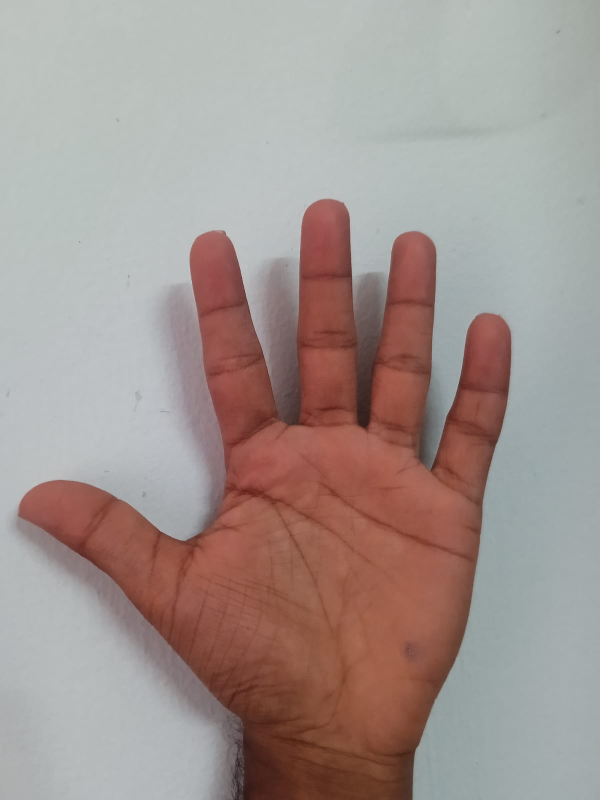
#> input picture WhatsApp Image 2025-02-28 at 13.55.44_c6a75319.jpg, 1200 x 1600 px, found by its file name (shown at 1/2 size)
$ jupyter execute 'NoteBook 1.ipynb'
#> lines starting #> are read from the running program, lines starting #| are printed output that depends on the picture; after the words box and inside, x2 and y2 are one past the last pixel; in counts of white or black regions, pixels touching at a corner belong together
[cell 1]
import cv2

[cell 2]
img = cv2.imread(r"C:\Users\scsai\Downloads\WhatsApp Image 2025-02-28 at 13.55.44_c6a75319.jpg")
#> img is the input picture: shape (1600, 1200, 3); mean B, G, R 144.2, 148.5, 162.4

[cell 3]
cv2.imshow('Palm',img)
cv2.waitKey(0)
cv2.destroyAllWindows()

[cell 4]
img.shape
#> Out = (1600, 1200, 3)

[cell 5]
resized_image = cv2.resize(img,(300,500))
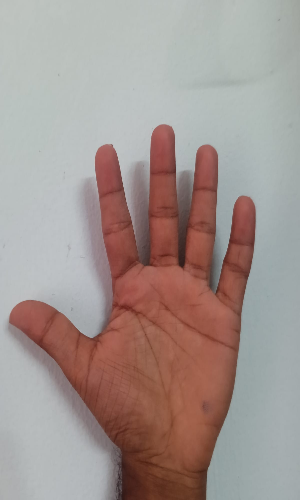
#> resized_image: shape (500, 300, 3); mean B, G, R 144.2, 148.5, 162.4
cv2.imshow("Palm_new",resized_image)
cv2.waitKey(0)
cv2.destroyAllWindows()

[cell 6]
cropped_image = resized_image[0:300,100:400]
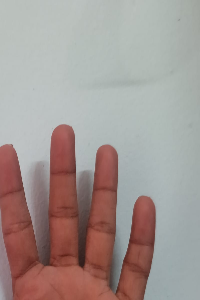
#> cropped_image: shape (300, 200, 3); mean B, G, R 146.5, 150.2, 162.5
cv2.imshow('Cropped_image',cropped_image)
cv2.waitKey(0)
cv2.destroyAllWindows()

[cell 7]
(h,w) = resized_image.shape[:2]
#> h = 500; w = 300
center = (h/2,w/2)
#> center = (250, 150)
matrix = cv2.getRotationMatrix2D(center,45,1)
rotated_matrix = cv2.warpAffine(resized_image,matrix,(500,500))
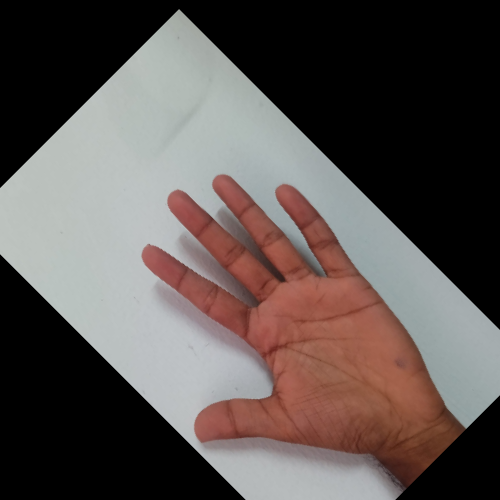
#> rotated_matrix: shape (500, 500, 3); mean B, G, R 80.8, 83.4, 91.9

cv2.imshow("Rotated Img",rotated_matrix)
cv2.waitKey(0)
cv2.destroyAllWindows()

[cell 8]
hsl_img = cv2.cvtColor(resized_image,cv2.COLOR_BGR2HLS)
#> hsl_img: shape (500, 300, 3); mean of channels 0, 1, 2 64.8, 153.9, 36.7
cv2.imshow('HSL',hsl_img)
cv2.waitKey(0)
cv2.destroyAllWindows()

[cell 9]
import numpy as np
lower_bound = np.array([0,30,60])
upper_bound = np.array([20,150,255])
mask = cv2.inRange(hsl_img,lower_bound,upper_bound)
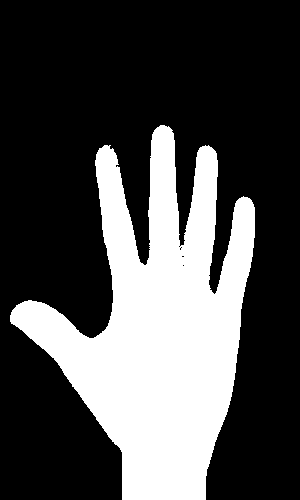
#> mask: shape (500, 300); 29.5% white; 1 white region, box (x1, y1, x2, y2) and area: (10, 125, 255, 500) 44256
cv2.imshow('MaSK',mask)
cv2.waitKey(0)
cv2.destroyAllWindows()

[cell 10]
filtered_img = cv2.bitwise_and(resized_image, resized_image, mask=mask)
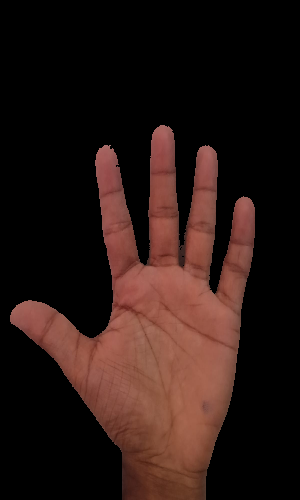
#> filtered_img: shape (500, 300, 3); mean B, G, R 19.5, 23.5, 40.9
cv2.imshow("Filtered Image", filtered_img)
cv2.waitKey(0)
cv2.destroyAllWindows()

[cell 11]
gray_img = cv2.cvtColor(filtered_img, cv2.COLOR_BGR2GRAY)
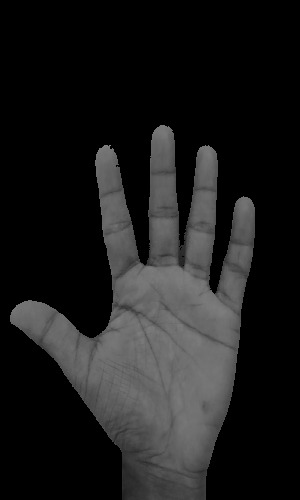
#> gray_img: shape (500, 300); min 0, max 141, mean 28.3
cv2.imshow("Grayscale Image", gray_img)
cv2.waitKey(0)
cv2.destroyAllWindows()

[cell 12]
ret, thresh = cv2.threshold(gray_img, 50, 255, cv2.THRESH_BINARY)
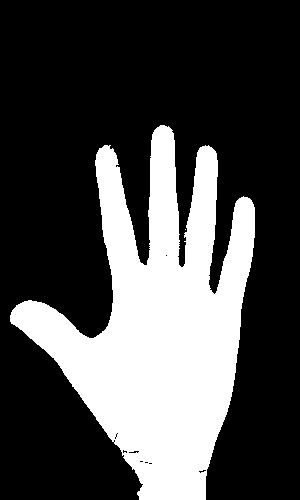
#> thresh: shape (500, 300); 29% white; 2 white regions (1 under 20 px)
cv2.imshow("Threshold Image", thresh)
cv2.waitKey(0)
cv2.destroyAllWindows()

contours, _ = cv2.findContours(thresh, cv2.RETR_EXTERNAL, cv2.CHAIN_APPROX_SIMPLE)
#> contours = 2 contours, 1 with area under 20; largest, box (x1, y1, x2, y2) and area: (10, 125, 255, 500) 42700

cv2.drawContours(resized_image, contours, -1, (0, 255, 0), 2)
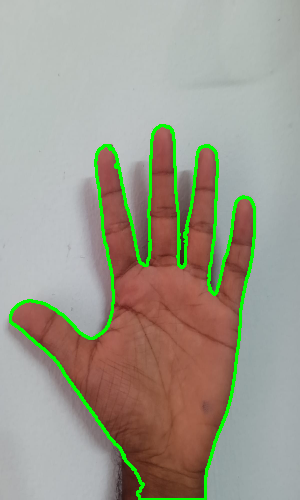
#> resized_image: shape (500, 300, 3); 3.86% of pixels changed, all inside (x1, y1, x2, y2) = (9, 124, 256, 500)

cv2.imshow("Contours", img)
cv2.waitKey(0)
cv2.destroyAllWindows()

$ run again, with hand.jpg copied over WhatsApp Image 2025-02-28 at 13.55.44_c6a75319.jpg
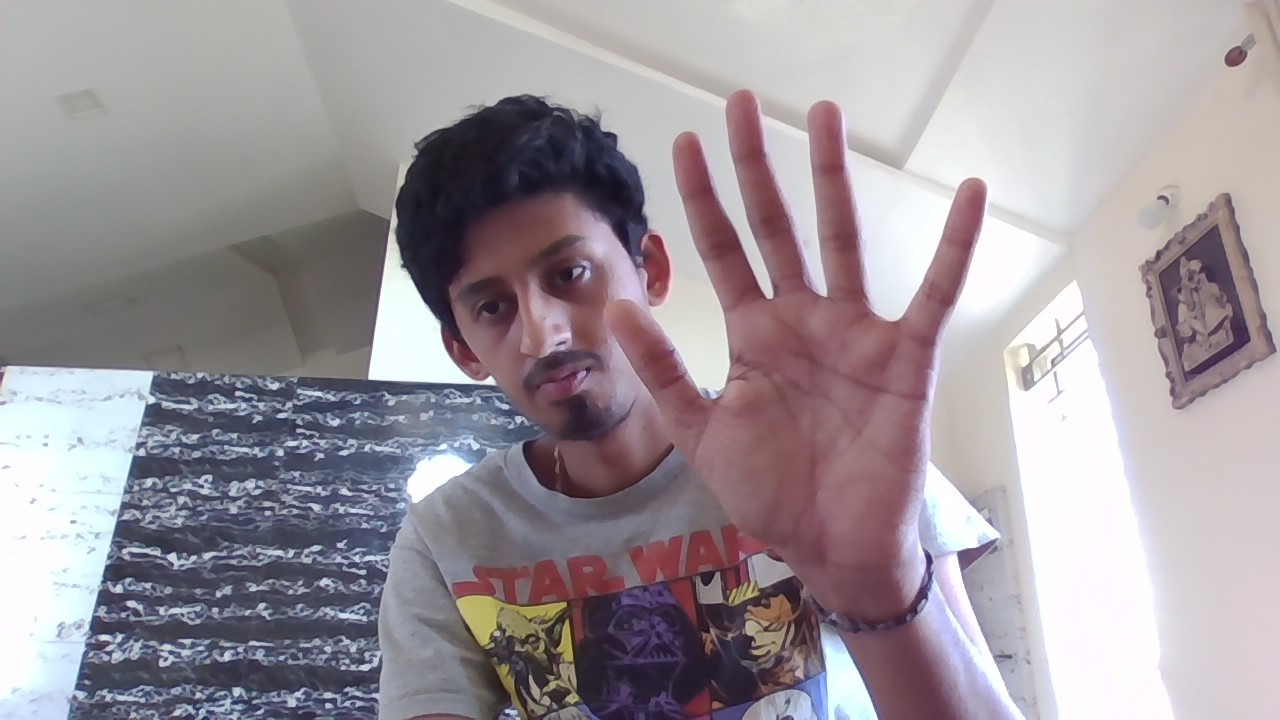
#> input picture hand.jpg, 1280 x 720 px, found by its file name
#> img is the input picture: shape (720, 1280, 3); mean B, G, R 155.8, 150.2, 158
#> hsl_img: shape (500, 300, 3); mean of channels 0, 1, 2 98.9, 155.7, 51.4
#> `mask = cv2.inRange(hsl_img,lower_bound,upper_bound)`:
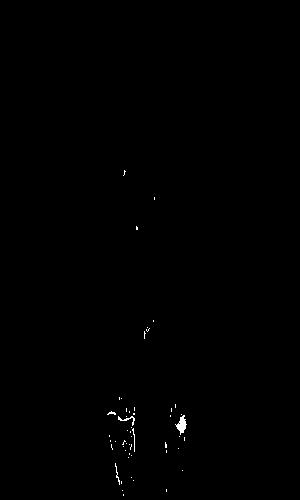
#> mask: shape (500, 300); 0.25% white in thin lines or dots, all inside (x1, y1, x2, y2) = (107, 170, 187, 496)
#> thresh: shape (500, 300); 0.2% white; 45 white regions (43 under 20 px)
#> contours = 45 contours, 44 with area under 20; largest, box (x1, y1, x2, y2) and area: (175, 415, 186, 435) 90
#> `cv2.drawContours(resized_image, contours, -1, (0, 255, 0), 2)`:
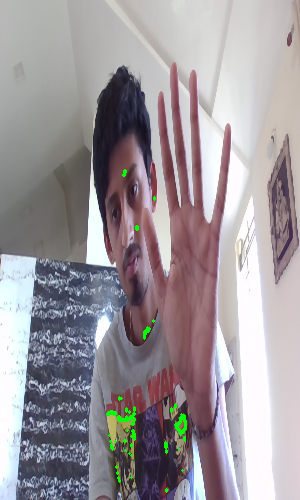
#> resized_image: shape (500, 300, 3); mean B, G, R 155.4, 151, 157.3
